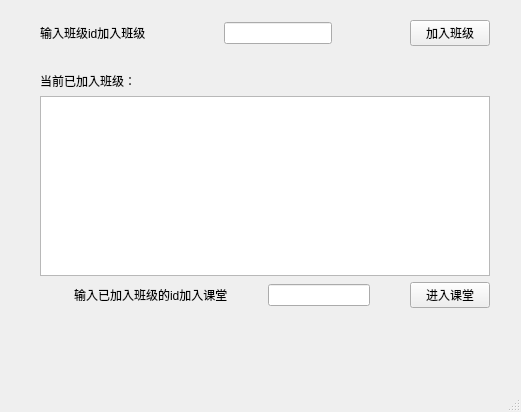
<?xml version="1.0" encoding="UTF-8"?>
<ui version="4.0">
 <class>student_class</class>
 <widget class="QMainWindow" name="student_class">
  <property name="geometry">
   <rect>
    <x>0</x>
    <y>0</y>
    <width>521</width>
    <height>412</height>
   </rect>
  </property>
  <property name="windowTitle">
   <string>微课堂——班级</string>
  </property>
  <widget class="QWidget" name="centralwidget">
   <widget class="QWidget" name="">
    <property name="geometry">
     <rect>
      <x>40</x>
      <y>20</y>
      <width>450</width>
      <height>288</height>
     </rect>
    </property>
    <layout class="QVBoxLayout" name="verticalLayout">
     <item>
      <layout class="QHBoxLayout" name="horizontalLayout">
       <item>
        <widget class="QLabel" name="label_2">
         <property name="text">
          <string>输入班级id加入班级</string>
         </property>
        </widget>
       </item>
       <item>
        <spacer name="horizontalSpacer">
         <property name="orientation">
          <enum>Qt::Horizontal</enum>
         </property>
         <property name="sizeHint" stdset="0">
          <size>
           <width>40</width>
           <height>20</height>
          </size>
         </property>
        </spacer>
       </item>
       <item>
        <widget class="QLineEdit" name="classid"/>
       </item>
       <item>
        <spacer name="horizontalSpacer_2">
         <property name="orientation">
          <enum>Qt::Horizontal</enum>
         </property>
         <property name="sizeHint" stdset="0">
          <size>
           <width>40</width>
           <height>20</height>
          </size>
         </property>
        </spacer>
       </item>
       <item>
        <widget class="QPushButton" name="attend">
         <property name="text">
          <string>加入班级</string>
         </property>
        </widget>
       </item>
      </layout>
     </item>
     <item>
      <widget class="QLabel" name="label">
       <property name="text">
        <string/>
       </property>
      </widget>
     </item>
     <item>
      <widget class="QLabel" name="label_3">
       <property name="text">
        <string>当前已加入班级：</string>
       </property>
      </widget>
     </item>
     <item>
      <widget class="QListView" name="classlist"/>
     </item>
     <item>
      <layout class="QHBoxLayout" name="horizontalLayout_2">
       <item>
        <spacer name="horizontalSpacer_3">
         <property name="orientation">
          <enum>Qt::Horizontal</enum>
         </property>
         <property name="sizeHint" stdset="0">
          <size>
           <width>40</width>
           <height>20</height>
          </size>
         </property>
        </spacer>
       </item>
       <item>
        <widget class="QLabel" name="label_4">
         <property name="text">
          <string>输入已加入班级的id加入课堂</string>
         </property>
        </widget>
       </item>
       <item>
        <spacer name="horizontalSpacer_4">
         <property name="orientation">
          <enum>Qt::Horizontal</enum>
         </property>
         <property name="sizeHint" stdset="0">
          <size>
           <width>40</width>
           <height>20</height>
          </size>
         </property>
        </spacer>
       </item>
       <item>
        <widget class="QLineEdit" name="classid_2"/>
       </item>
       <item>
        <spacer name="horizontalSpacer_5">
         <property name="orientation">
          <enum>Qt::Horizontal</enum>
         </property>
         <property name="sizeHint" stdset="0">
          <size>
           <width>40</width>
           <height>20</height>
          </size>
         </property>
        </spacer>
       </item>
       <item>
        <widget class="QPushButton" name="enter">
         <property name="text">
          <string>进入课堂</string>
         </property>
        </widget>
       </item>
      </layout>
     </item>
    </layout>
   </widget>
  </widget>
  <widget class="QMenuBar" name="menubar">
   <property name="geometry">
    <rect>
     <x>0</x>
     <y>0</y>
     <width>521</width>
     <height>18</height>
    </rect>
   </property>
  </widget>
  <widget class="QStatusBar" name="statusbar"/>
 </widget>
 <resources/>
 <connections/>
</ui>
